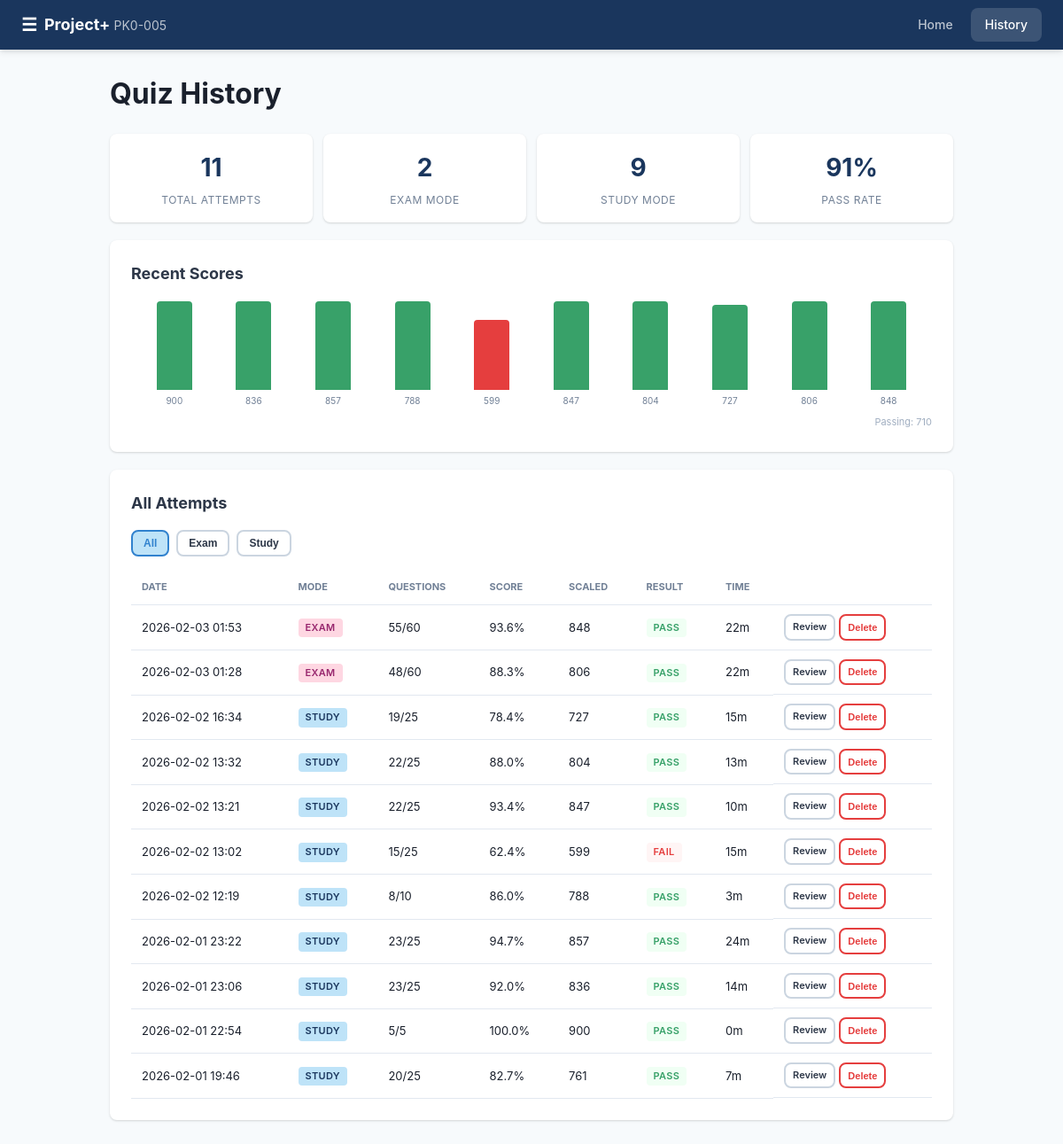
The app's page /history with its own data.
### tables this page shows
CREATE TABLE quiz_sessions (
            id TEXT PRIMARY KEY,
            mode TEXT NOT NULL CHECK(mode IN ('study', 'exam')),
            bank_ids TEXT NOT NULL,
            started_at TEXT NOT NULL,
            completed_at TEXT,
            time_spent_seconds INTEGER DEFAULT 0,
            total_questions INTEGER NOT NULL,
            correct_count INTEGER DEFAULT 0,
            score_percentage REAL DEFAULT 0,
            scaled_score INTEGER DEFAULT 0,
            passed INTEGER DEFAULT 0,
            config_json TEXT
        );

### app.py (the view)
@app.route("/history")
def history_page():
    sessions = db.get_all_sessions(limit=100)
    stats = db.get_overall_stats()
    return render_template(
        "history.html",
        sessions=sessions,
        stats=stats,
        domain_weights=DOMAIN_WEIGHTS,
    )

### database.py (called while the page is built)
def get_connection():
    os.makedirs(os.path.dirname(DATABASE_PATH), exist_ok=True)
    conn = sqlite3.connect(DATABASE_PATH)
    conn.row_factory = sqlite3.Row
    conn.execute("PRAGMA journal_mode=WAL")
    conn.execute("PRAGMA foreign_keys=ON")
    return conn

def get_all_sessions(limit=50, offset=0, mode=None):
    conn = get_connection()
    query = "SELECT * FROM quiz_sessions"
    params = []
    if mode:
        query += " WHERE mode = ?"
        params.append(mode)
    query += " ORDER BY started_at DESC LIMIT ? OFFSET ?"
    params.extend([limit, offset])
    rows = conn.execute(query, params).fetchall()
    conn.close()
    return [dict(r) for r in rows]

### templates/history.html (shortened to what this page needs)
{% extends "base.html" %}
{% block content %}
<div class="history-container">
    <h1>Quiz History</h1>
    <section class="stats-bar">
        <div class="stat-card">
            <div class="stat-value">{{ stats.sessions.total_attempts or 0 }}</div>
            <div class="stat-label">Total Attempts</div>
        </div>
        <div class="stat-card">
            <div class="stat-value">{{ stats.sessions.exam_attempts or 0 }}</div>
            <div class="stat-label">Exam Mode</div>
        </div>
        <div class="stat-card">
            <div class="stat-value">{{ stats.sessions.study_attempts or 0 }}</div>
            <div class="stat-label">Study Mode</div>
        </div>
        <div class="stat-card">
            <div class="stat-value">
                {% if stats.sessions.total_attempts and stats.sessions.pass_count is not none %}
                    {{ "%.0f"|format((stats.sessions.pass_count or 0) / (stats.sessions.total_attempts or 1) * 100) }}%
                {% else %}0%{% endif %}
            </div>
            <div class="stat-label">Pass Rate</div>
        </div>
    </section>
    {% if stats.recent_scores %}
    <section class="card">
        <h2>Recent Scores</h2>
        <div class="score-trend">
            {% for score in stats.recent_scores|reverse %}
            <div class="trend-bar-wrapper" title="{{ score.started_at[:10] }} – {{ score.scaled_score }}/900">
                <div class="trend-bar {% if score.scaled_score >= 710 %}good{% else %}poor{% endif %}"
                     style="height: {{ (score.scaled_score / 900 * 100)|int }}%">
                </div>
                <div class="trend-label">{{ score.scaled_score }}</div>
            </div>
            {% endfor %}
        </div>
        <div class="trend-line-label">Passing: 710</div>
    </section>
    {% endif %}
    <section class="card">
        <h2>All Attempts</h2>
        <div class="filter-row">
            <button class="btn btn-sm btn-outline active" data-filter="all">All</button>
            <button class="btn btn-sm btn-outline" data-filter="exam">Exam</button>
            <button class="btn btn-sm btn-outline" data-filter="study">Study</button>
        </div>
        {% if sessions %}
        <div class="session-table">
            <table>
                <thead>
                    <tr>
                        <th>Date</th>
                        <th>Mode</th>
                        <th>Questions</th>
                        <th>Score</th>
                        <th>Scaled</th>
                        <th>Result</th>
                        <th>Time</th>
                        <th></th>
                    </tr>
                </thead>
                <tbody>
                    {% for s in sessions %}
                    <tr class="session-row" data-mode="{{ s.mode }}">
                        <td>{{ s.started_at[:16].replace('T', ' ') if s.started_at else '—' }}</td>
                        <td><span class="badge {{ s.mode }}">{{ s.mode|capitalize }}</span></td>
                        <td>{{ s.correct_count or 0 }}/{{ s.total_questions }}</td>
                        <td>{{ "%.1f"|format(s.score_percentage or 0) }}%</td>
                        <td>{{ s.scaled_score or '—' }}</td>
                        <td>
                            {% if s.completed_at %}
                                {% if s.passed %}<span class="badge pass">Pass</span>
                                {% else %}<span class="badge fail">Fail</span>{% endif %}
                            {% else %}
                                <span class="badge">Incomplete</span>
                            {% endif %}
                        </td>
                        <td>
                            {% set mins = (s.time_spent_seconds or 0) // 60 %}
                            {{ mins }}m
                        </td>
                        <td class="actions-cell">
                            {% if s.completed_at %}
                            <a href="/results/{{ s.id }}" class="btn btn-xs btn-outline">Review</a>
                            {% endif %}
                            <button class="btn btn-xs btn-danger delete-btn" data-id="{{ s.id }}">Delete</button>
                        </td>
                    </tr>
                    {% endfor %}
                </tbody>
            </table>
        </div>
        {% else %}
        <p class="empty-state">No quiz attempts yet. Start a quiz from the home page!</p>
        {% endif %}
    </section>
</div>
{% endblock %}

### templates/base.html (shortened to what this page needs)
<!DOCTYPE html>
<html lang="en">
<head>
    <link rel="stylesheet" href="{{ url_for('static', filename='css/style.css') }}">
</head>
<body>
    <header class="app-header">
        <div class="header-inner">
            <a href="/" class="logo">
                <span class="logo-icon">&#9776;</span>
                <span class="logo-text">Project+ <small>PK0-005</small></span>
            </a>
            <nav class="main-nav">
                <a href="/" class="nav-link {% if request.path == '/' %}active{% endif %}">Home</a>
                <a href="/history" class="nav-link {% if '/history' in request.path %}active{% endif %}">History</a>
            </nav>
        </div>
    </header>
    <main class="app-main">
        {% block content %}{% endblock %}
    </main>
</body>
</html>

### records on screen
quiz_sessions: scaled_score "900", started_at "2026-02-01 22:54", mode "STUDY", correct_count "5", total_questions "5", score_percentage "100.0", passed "PASS", mins "0"
quiz_sessions: scaled_score "836", started_at "2026-02-01 23:06", mode "STUDY", correct_count "23", total_questions "25", score_percentage "92.0", passed "PASS", mins "14"
quiz_sessions: scaled_score "857", started_at "2026-02-01 23:22", mode "STUDY", correct_count "23", total_questions "25", score_percentage "94.7", passed "PASS", mins "24"
quiz_sessions: scaled_score "788", started_at "2026-02-02 12:19", mode "STUDY", correct_count "8", total_questions "10", score_percentage "86.0", passed "PASS", mins "3"
quiz_sessions: scaled_score "599", started_at "2026-02-02 13:02", mode "STUDY", correct_count "15", total_questions "25", score_percentage "62.4", passed "FAIL"
quiz_sessions: scaled_score "847", started_at "2026-02-02 13:21", mode "STUDY", correct_count "22", total_questions "25", score_percentage "93.4", passed "PASS", mins "10"
quiz_sessions: scaled_score "804", started_at "2026-02-02 13:32", mode "STUDY", correct_count "22", total_questions "25", score_percentage "88.0", passed "PASS", mins "13"
quiz_sessions: scaled_score "727", started_at "2026-02-02 16:34", mode "STUDY", correct_count "19", total_questions "25", score_percentage "78.4", passed "PASS", mins "15"
quiz_sessions: scaled_score "806", started_at "2026-02-03 01:28", mode "EXAM", correct_count "48", total_questions "60", score_percentage "88.3", passed "PASS", mins "22"
quiz_sessions: scaled_score "848", started_at "2026-02-03 01:53", mode "EXAM", correct_count "55", total_questions "60", score_percentage "93.6", passed "PASS", mins "22"
quiz_sessions: started_at "2026-02-01 19:46", mode "STUDY", correct_count "20", total_questions "25", score_percentage "82.7", scaled_score "761", passed "PASS", mins "7"

### other values on screen
{{ stats.sessions.total_attempts or 0 }} "11"
{{ stats.sessions.exam_attempts or 0 }} "2"
{{ stats.sessions.study_attempts or 0 }} "9"
